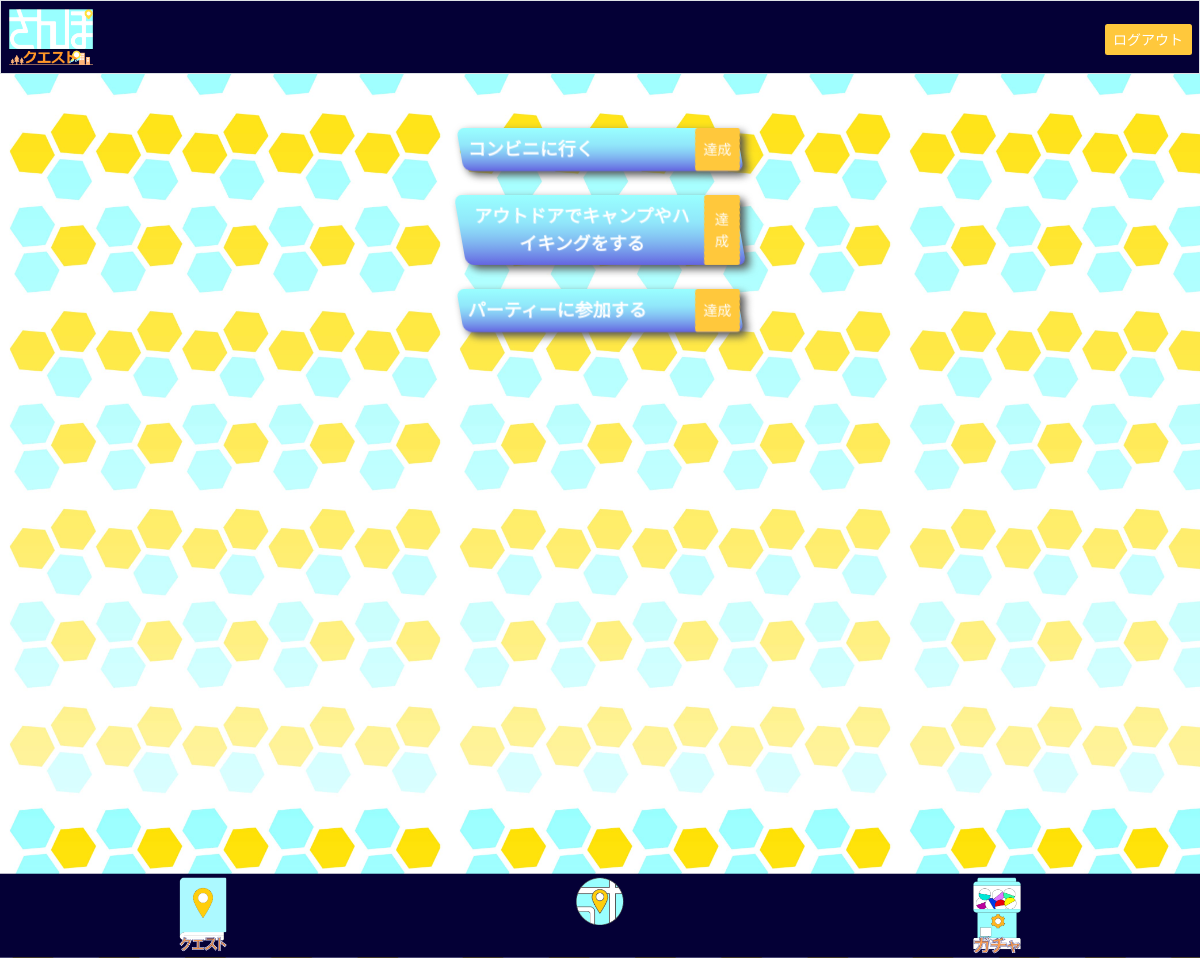
Before: /quest (signed in) with the older database file.
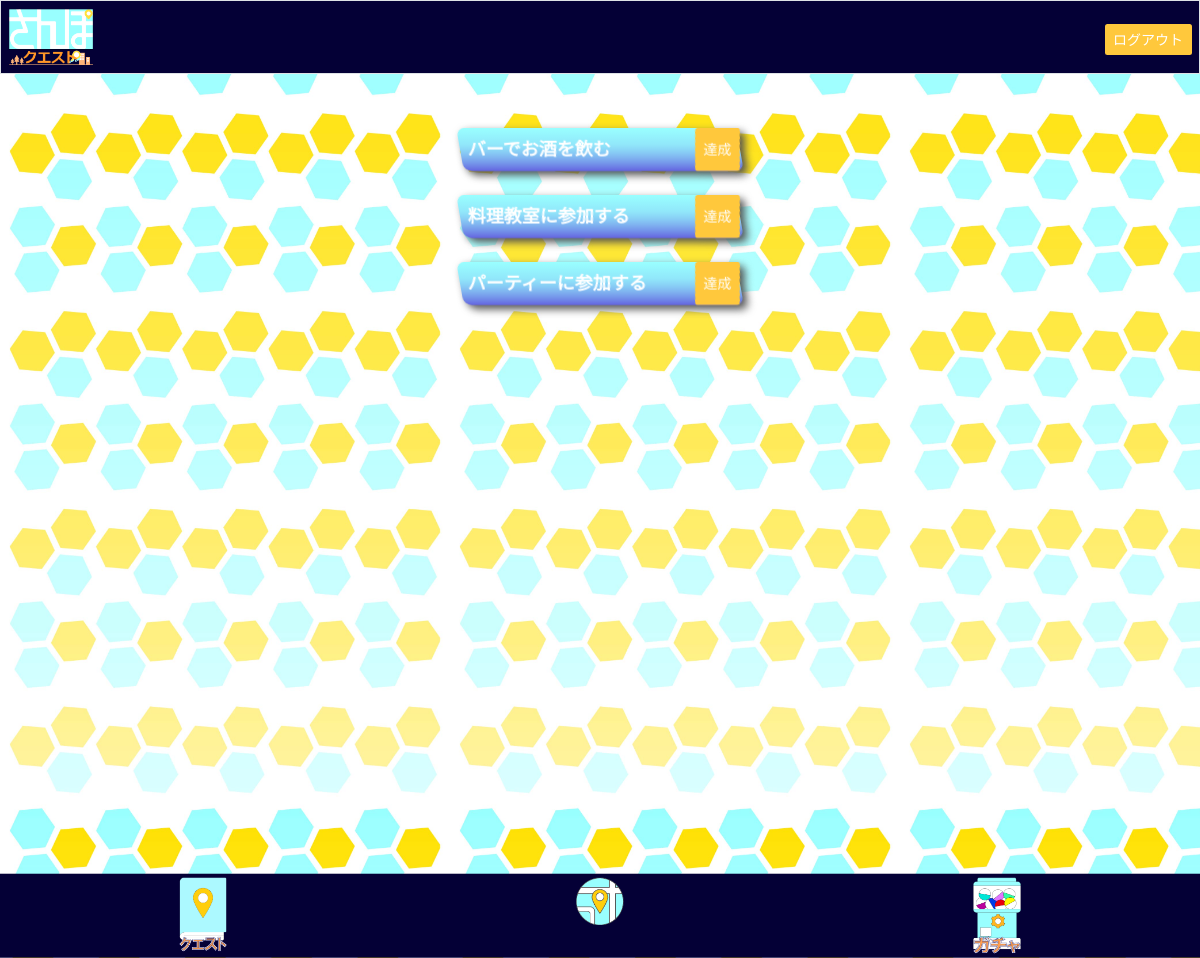
After: the same page with the newer database file.
### tables this page shows
CREATE TABLE dailys(
id INTEGER PRIMARY KEY AUTOINCREMENT NOT NULL,
choice TEXT NOT NULL,
boolean_clear INTEGER NOT NULL DEFAULT 0
);

### src/app.py (the view)
@app.route("/quest", methods=["GET", "POST"])
@login_required
def quest():
    conn = sqlite3.connect("../db/gacha.db")
    cur = conn.cursor()
    db = cur.execute("SELECT * FROM dailys")
    dailys = db.fetchall()
    db2 = cur.execute("SELECT * FROM spots WHERE boolean_clear = 0")
    spots = db2.fetchall()
    return render_template("quest.html", dailys=dailys)

### src/app.py (called while the page is built)
def login_required(f):
    @wraps(f)
    def decorated_function(*args, **kwargs):
        if session.get("user_id") is None:
            return redirect("/login")
        return f(*args, **kwargs)
    return decorated_function

### src/templates/quest.html (shortened to what this page needs)
{% extends "layout.html" %}
{% block main %}
    {% for daily in dailys %}
        <form action="/achieve_quest" method="POST">
            <div class="dailyquest">
                <label for="{{ daily[0] }}">{{ daily[1] }}</label>
                <button class="btn button-important" type="submit">達成</button>
            </div>
        </form>
    {% endfor %}
{% endblock %}
{% block footer %}
    <a href="/"><img src="../static/images/home.png" style="width:4.8rem;"></a>
{% endblock %}

### src/templates/layout.html (shortened to what this page needs)
<!DOCTYPE html>
<html lang="ja">
    <head>
        <link href="https://cdn.jsdelivr.net/npm/bootstrap@5.1.3/dist/css/bootstrap.min.css" rel="stylesheet">
        <link href="/static/styles.css" rel="stylesheet">
    </head>
    <body>
        {% if session["user_id"] %}
        <nav class="button-register border navbar navbar-expand-md navbar-light nav_lock">
            <div class="container-fluid">
                <a class="navbar-brand" href="/"><img src="../static/images/sanpologo.png" style="width:auto; height:5.6rem"></a>
                        <ul class="navbar-nav ms-auto mt-2">
                            <li class="nav-item">
                                <form action="/logout">
                                    <button class="btn button-important" type="submit">ログアウト</button>
                                </form>
                            </li>
                        </ul>
                    {% endif %}
                </div>
        </nav>
        <main class="container-fluid py-5 text-center">
            {% block main %}{% endblock %}
        </main>
        {% if session["user_id"] %}
        <footer class="mb-5 small text-center text-muted">
            <a href="/quest"><img src="../static/images/quests_footer.png" style="width:4.8rem;"></a>
            {% block footer %}{% endblock %}
            <a href="/gacha"><img src="../static/images/gacha_footer.png" style="width:4.8rem;"></a>
        </footer>
        {% endif %}
    </body>
</html>

### src/static/styles.css (style rules this page uses)
html { font-size:62.5%; height:100%; }
body { height: 100%; margin: 0; background-image:url(../static/images/background.jpg); background-size: contain; }
.btn { font-size:1.4rem; }
.nav_lock { position: sticky; top:0; z-index:2000; background-color:#040036; }
footer { display:flex; position:relative; justify-content:space-around; position: sticky; bottom:0%; z-index:2000; background-color:#040036; padding: 0.4rem; }
main { height:100%; }
.button-important { color: #fff; background-color: #FFC83C; }
.button-register { color: #fff; background-color: #040036; }
.dailyquest { display:flex; justify-content:space-between; filter:drop-shadow(0.4rem 0.4rem 0.4rem #505050); width: 20%; min-width: 28rem; max-width: 60rem; margin: auto; margin-top:2.4rem; background: linear-gradient(#99ffff,70%,#6464e0); border-radius: 0.8rem; -webkit-transform: skew(10deg); }
.dailyquest label { padding: 0.8rem; color:#fff; -webkit-transform: skew(-10deg); font-size: 1.8rem; font-weight:bold; }
.dailyquest button { -webkit-transform: skew(-10deg); }

### src/templates/quest.html (style rules this page uses)
div { display: flex; justify-content: center; }

Changed rows visible on the page:
changed dailys: choice "コンビニに行く" → "バーでお酒を飲む"
changed dailys: choice "アウトドアでキャンプやハイキングをする" → "料理教室に参加する"
